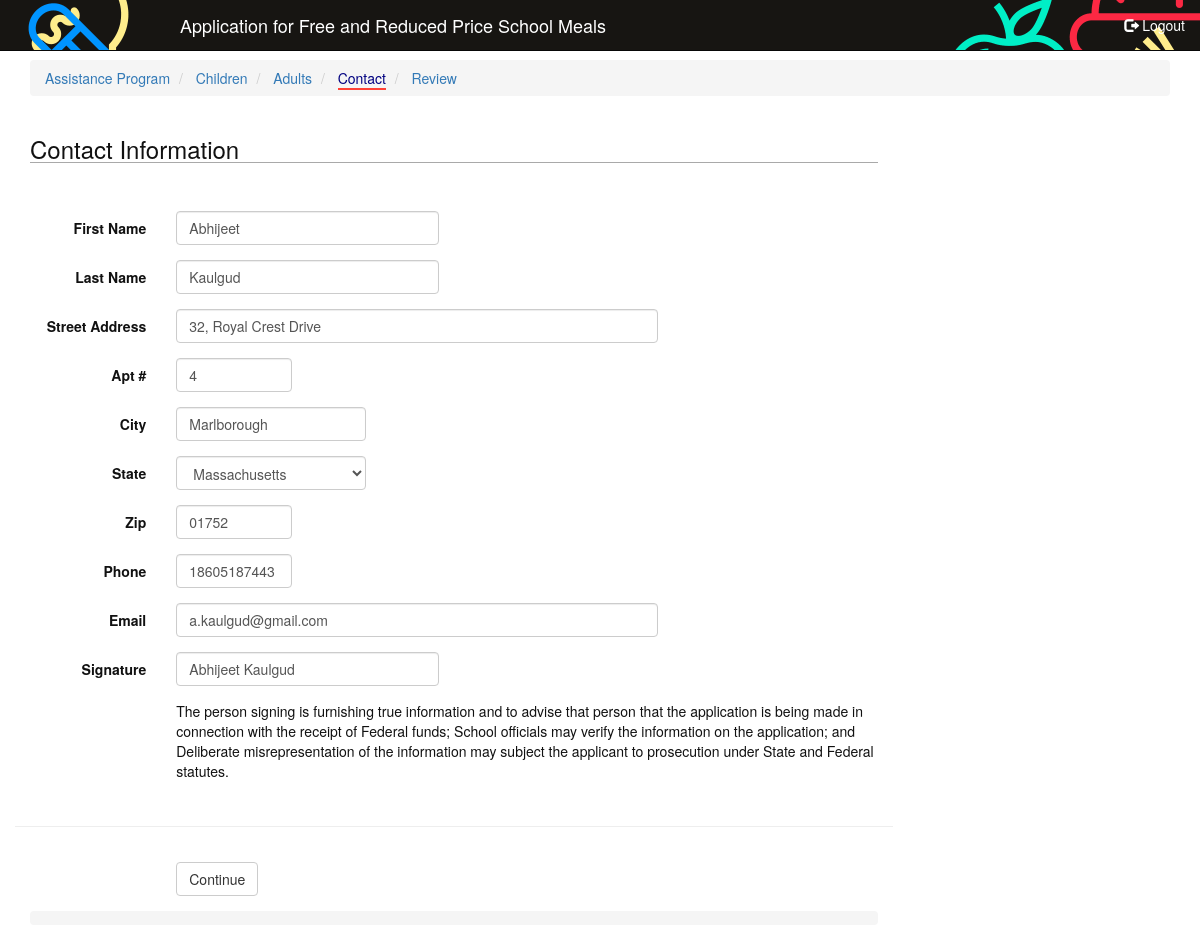
Page /eat/app/contact (signed in) on the committed database.
### eat/models.py (models this page shows)
class Application(models.Model):
    applications = models.Manager()
    user = models.OneToOneField(User, on_delete=models.CASCADE)
    status = models.IntegerField(choices=APPLICATION_STATUSES, verbose_name='Application Status',
                                 help_text='Application Status', default=0)
    last_page = models.CharField(max_length=50, verbose_name='Last Page', blank=True, null=True)
    enabled = models.BooleanField(verbose_name='Enabled', default=True)
    create_date = models.DateField(verbose_name='Create date')
    modified_date = models.DateField(verbose_name='Last modified date', blank=True, null=True)
    total_household_members = models.IntegerField(verbose_name='Total Household Members',
                                                  help_text='Total household members including children and adults',
                                                  blank=True, null=True)
    assistance_program = models.BooleanField(verbose_name='Participate in Assistance Program', choices=YES_NO,
                                             default=False)
    ssn_four_digit = models.CharField(max_length=4,
                                      verbose_name='Last 4 digits of SSN',
                                      help_text='Last four digits of the Social Security number of an '
                                                'adult household member',
                                      blank=True,
                                      null=True)
    no_ssn = models.BooleanField(verbose_name='Check if No SSN', default=False)
    case_number = models.CharField(max_length=50,
                                   verbose_name='Case Number', blank=True, null=True)
    first_name = models.CharField(max_length=25,
                                  verbose_name='First Name', blank=True, null=True)
    last_name = models.CharField(max_length=25,
                                 verbose_name='Last Name', blank=True, null=True)
    middle_name = models.CharField(max_length=25,
                                   verbose_name='Middle Name',
                                   blank=True,
                                   null=True)
    signature = models.CharField(max_length=75,
                                 verbose_name='Signature', blank=True, null=True)
    todays_date = models.DateField(verbose_name='Todays Date', blank=True, null=True)
    street_address = models.CharField(max_length=255,
                                      verbose_name='Street Address', blank=True, null=True)
    apt = models.CharField(max_length=10,
                           verbose_name='Apartment Number', blank=True, null=True)
    city = models.CharField(max_length=75,
                            verbose_name='City', blank=True, null=True)
    state = models.CharField(max_length=2, choices=STATES,
                             verbose_name='State', blank=True, null=True)
    zip = models.CharField(max_length=10,
                           verbose_name='Zip', blank=True, null=True)
    phone = models.CharField(max_length=15, verbose_name='Phone', blank=True, null=True)
    email = models.EmailField(max_length=255, verbose_name='Email', blank=True, null=True)
    ethnicity = models.CharField(max_length=25, choices=ETHNICITIES,
                                 verbose_name='Ethnicity', blank=True, null=True)
    is_american_indian = models.NullBooleanField(verbose_name='Is American Indian or Alaskan Native')
    is_asian = models.NullBooleanField(verbose_name='Is Asian')
    is_black = models.NullBooleanField(verbose_name='Is Black or African American')
    is_hawaiian = models.NullBooleanField(verbose_name='Is Hawaiian or Other Pacific Islander')
    is_white = models.NullBooleanField(verbose_name='Is White')
    active = models.BooleanField(verbose_name='Active', default=True)

### eat/views.py (the view)
@login_required
def contact(request):
    args = dict()
    app = AppUtil.get_by_user(user=request.user)
    if request.method == 'POST':
        form = ContactForm(request.POST, instance=app[0])
        if form.is_valid():
            form.save()
            return redirect('review')
    else:
        form = ContactForm(instance=app[0])
    args['form'] = form
    args['nav'] = AppUtil.get_nav(nav=nav, url='contact')
    AppUtil.set_last_page(app[0], request.get_full_path())
    return render(request, "eat/user/application/contact.html", args)

### eat/forms.py
class ContactForm(ModelForm):
    class Meta:
        model = Application
        fields = ('street_address', 'apt', 'city', 'state', 'zip', 'phone', 'email',
                  'first_name', 'last_name', 'signature')
    def __init__(self, *args, **kwargs):
        super(ContactForm, self).__init__(*args, **kwargs)
        self.fields['state'].empty_label = "Select a State"
        self.fields['state'].widget.choices = self.fields['state'].choices

### eat/templatetags/navigation.py (called while the page is built)
@register.inclusion_tag('eat/user/application/nav.html')
def show_nav(nav):
    return {'nav': nav}

### eat/util.py (called while the page is built)
    @classmethod
    def get_by_user(cls, user):
        app = Application.applications.filter(user=user.id)
        return app

    @classmethod
    def set_last_page(cls, app, path):
        app.last_page = path
        app.save()

    @classmethod
    def get_nav(cls, nav, url):
        t = []
        for k, v in nav.items():
            v['current'] = True if v['url'] == url else False
            t.append(v)
        s = sorted(t, key=lambda k:k['position'])
        return s

### eat/templates/eat/user/application/contact.html (shortened to what this page needs)
{% extends "eat/user/application/base.html" %}
{% load staticfiles %}
{% block application_content_main %}
    <h3>Contact Information</h3>
    <form class="form-horizontal" method="post">
          <div class="form-group">
            <label for="{{ form.first_name.id_for_label }}" class="col-sm-2 control-label">First Name</label>
              <div class="col-sm-4 frm-control">
                {{ form.first_name }}
              </div>
          </div>
          <div class="form-group">
            <label for="{{ form.last_name.id_for_label }}" class="col-sm-2 control-label">Last Name</label>
              <div class="col-sm-4 frm-control">
                {{ form.last_name }}
              </div>
          </div>
          <div class="form-group">
            <label for="{{ form.street_address.id_for_label }}" class="col-sm-2 control-label">Street Address</label>
              <div class="col-sm-7 frm-control">
                {{ form.street_address }}
              </div>
          </div>
          <div class="form-group">
            <label for="{{ form.apt.id_for_label }}" class="col-sm-2 control-label">Apt #</label>
              <div class="col-sm-2 frm-control">
                {{ form.apt }}
              </div>
          </div>
          <div class="form-group">
            <label for="{{ form.city.id_for_label }}" class="col-sm-2 control-label">City</label>
              <div class="col-sm-3 frm-control">
                {{ form.city }}
              </div>
          </div>
          <div class="form-group">
            <label for="{{ form.state.id_for_label }}" class="col-sm-2 control-label">State</label>
              <div class="col-sm-3 frm-control">
                {{ form.state }}
              </div>
          </div>
          <div class="form-group">
            <label for="{{ form.zip.id_for_label }}" class="col-sm-2 control-label">Zip</label>
              <div class="col-sm-2 frm-control">
                {{ form.zip }}
              </div>
          </div>
          <div class="form-group">
            <label for="{{ form.phone.id_for_label }}" class="col-sm-2 control-label">Phone</label>
              <div class="col-sm-2 frm-control">
                {{ form.phone }}
              </div>
          </div>
          <div class="form-group">
            <label for="{{ form.email.id_for_label }}" class="col-sm-2 control-label">Email</label>
              <div class="col-sm-7 frm-control">
                {{ form.email }}
              </div>
          </div>
          <div class="form-group">
            <label for="{{ form.signature.id_for_label }}" class="col-sm-2 control-label">Signature</label>
              <div class="col-sm-4 frm-control">
                {{ form.signature }}
              </div>
          </div>
        <div class="form-group">
            <div class="col-sm-2 control-label"></div>
                <p class="col-sm-10">
                    The person signing is furnishing true information and to advise that person that the application is being
                    made in connection with the receipt of Federal funds; School officials may verify the information on
                    the application; and Deliberate misrepresentation of the information may subject the applicant to
                    prosecution under State and Federal statutes.
                </p>
        </div>
        <div class="form-group">
            <hr />
        </div>
        <div class="form-group">
            <div class="col-sm-offset-2 col-sm-10">
                <button type="submit" class="btn btn-default">Continue</button>
            </div>
        </div>
    </form>
{% endblock %}

### eat/static/css/site.css (style rules this page uses)
body { padding-top: 60px; color: #111111; }
h3 { border-bottom: 1px solid darkgray; margin-bottom: 2em; }
.frm-control input, .frm-control select { background-color: #fff; background-image: none; border: 1px solid #ccc; border-radius: 4px; box-shadow: 0 1px 1px rgba(0, 0, 0, 0.075) inset; color: #555; display: block; font-size: 14px; height: 34px; line-height: 1.42857; padding: 6px 12px; transition: border-color 0.15s ease-in-out 0s, box-shadow 0.15s ease-in-out 0s; width: 100%; }

### rows in the picture
Application: first_name "Abhijeet", last_name "Kaulgud", street_address "32, Royal Crest Drive", apt "4", city "Marlborough", state "Massachusetts", zip "01752", phone "18605187443", email "a.kaulgud@gmail.com", signature "Abhijeet Kaulgud"

### other values in the picture
{{ n.caption }} "Assistance Program" "Children" "Adults" "Contact" "Review"
